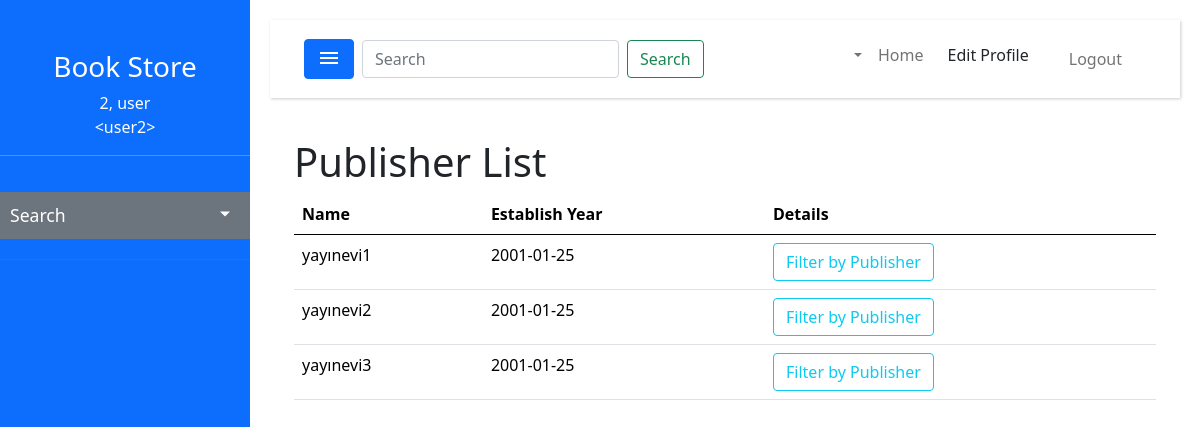
The page /publishers/ (signed in) on the database its author committed.
### publishers/models.py (models this page shows, shortened)
class Publisher(models.Model):
    publisher_name = models.CharField(max_length=100)
    establish_year = models.DateField()

### publishers/views.py (the view)
# urls.py: path('', views.publisher_list, name='publishers'),
@login_required
def publisher_list(request):
    form = PublishForm()
    qs = Publisher.objects.all()
    serializer = PublisherSerializer(qs, many=True)
    if request.method == 'POST':
        form = PublishForm(request.POST)
        if form.is_valid():
            form.save()
            return redirect('publishers')
    template_name = 'publisher_list.html'
    context = {'form': form,
               'qs': serializer.data,
               }
    return render(request, template_name, context)

### publishers/forms.py
class PublishForm(forms.ModelForm):
    publisher_name = forms.CharField(max_length=100)
    establish_year = forms.DateField()
    class Meta:
        model = Publisher
        fields = ("publisher_name", "establish_year")

### books/models.py (called while the page is built)
    def __str__(self):
        return self.book_name

### cart/context_processors.py (called while the page is built)
def cart_context_processor(request):
    cart_items = []
    if request.user.is_authenticated:
        cart_items = Cart.objects.filter(user=request.user)
        serializer = CartSerializer(cart_items, many=True)
        cart_ordered_dicts = serializer.data
        cart_items = [dict(item) for item in cart_ordered_dicts]
    else:
        cart_items = []
    return {'cart': cart_items}

def cart_items_count(request):
    cart_items_count = 0  # Kullanıcı oturumu kapalıysa 0 olarak varsayalım
    if request.user.is_authenticated:
        cart_items_count = Cart.objects.filter(user=request.user).count()
    return {'cart_items_count': cart_items_count}

### publishers/templates/publisher_list.html (shortened to what this page needs)
{% extends 'bootstrap_base.html' %}
{% load static %}
{% block content %}
<div class="container">
        <h1>Publisher List</h1>
<table class="table">
<thead>
<tr>
    <th>Name</th>
    <th>Establish Year</th>
    {% if user.is_authenticated and user.is_staff %}
     <th>Edit</th>
     {% else %}
     <th>Details</th>
      {% endif %}
</tr>
</thead>
<tbody>
<tbody>
{% for publisher in qs %}
<tr>
<td>{{ publisher.publisher_name}}</td>
<td>{{ publisher.establish_year }}</td>
    {% if user.is_staff %}
         <td>
             <a href="{% url 'update_url_publisher' publisher.id %}" class="btn btn-warning">Update</a>
             <a href="{% url 'delete_url_publisher' publisher.id %}" class="btn btn-danger">Delete</a>
         </td>
         {% else %}
        <td>
        <a href="{% url 'filter_url_publisher' publisher.id %}" class="btn btn-outline-info">Filter by Publisher</a>
        </td>
    {% endif %}
{% endfor %}
</tbody>
</table>
{% endblock %}

### templates/bootstrap_base.html (shortened to what this page needs)
<!doctype html>
{% load static %}
{% load i18n %}
{% get_current_language as LANGUAGE_CODE %}
<html lang="{{ LANGUAGE_CODE }}">
<head>
    <link href="{% static 'bootstrap/sidebar-bootstrap.min.css' %}" rel="stylesheet">
    <link href="{% static 'bootstrap/dist/css/bootstrap.min.css' %}" rel="stylesheet"
>
    <link href="{% static 'fonts.css' %}" rel="stylesheet">
    <link href="{% static 'layout.css' %}" rel="stylesheet">
    <link rel="stylesheet" href="{% static '/bootstrap/bootstrap-icons/font/bootstrap-icons.min.css' %}">
</head>
<body>
<div class="page-wrapper">
    {% block page-wrapper %}
    {% block sidebar %}
    <nav id="sidebar">
        <div class="text-center">
            <div class="mb-4">
            </div>
            <h3>Book Store</h3>
            <p>{{ user.last_name|default:"Last Name" }}, {{ user.first_name|default:"First name" }}
                <br/>
                &lt;{{user.username|default:"anonuser"}}&gt;</p>
        </div>
        <hr/>
        <ul class="list-unstyled components">
            <li class="active">
                <a href="#homeSubmenu"
                   data-bs-toggle="collapse"
                   aria-expanded="false"
                   role="button"
                   class="dropdown-toggle">Search</a>
            </li>
        </ul>
    </nav>
    {% endblock %}
    <div id="content">
        {% block navbar %}
        <nav id="navbar-top" class="navbar navbar-expand-sm navbar-light ">
            <div class="container-fluid">
                <button type="button" id="sidebarCollapse" class="btn btn-primary">
                    <img class="mdi-svg" src="{% static 'mdi/menu.svg' %}" type="image/svg+xml"/>
                </button>
                <form class="d-flex mx-2" role="search">
                    <input class="form-control me-2" type="search" placeholder="Search" aria-label="Search">
                    <button class="btn btn-outline-success" type="submit">Search</button>
                </form>
                {% block navbar-links %}
                <div class="collapse navbar-collapse" id="navbarScroll">
                    <ul class="navbar-nav ms-auto">
                        <li class="nav-item dropdown">
                            {% if user.is_authenticated and not user.is_staff %}
                            <a class="nav-link dropdown-toggle" href="#" role="button"
                               data-bs-toggle="dropdown">
                                <i class="bi bi-cart"></i>
                                <i class="bi bi-{{cart_items_count}}-circle-fill">
                                </i>
                            </a>
                            {% endif %}
                        </li>
                    </ul>
                    {% if user.is_authenticated %}
                    <li class="nav-item active">
                        <a class="nav-link" href="{% url 'home' %}">Home</a>
                    </li>
                    {% endif %}
                    <a class="dropdown-item my-1" href="{% url 'edit_profile' %}">
                        Edit Profile</a>
                    {% if user.is_authenticated %}
                    <form class="dropdown-item" action="{% url 'logout' %}" method="post">
                        <button type="submit" class="nav-link">Logout</button>
                    </form>
                    {% endif %}
                </div>
                {% endblock %}
            </div>
        </nav>
        {% endblock %}
        <div id="content-wrapper">
            {% block content %}{% endblock %}
        </div>
    </div>
    {% endblock %}
</div>
</body>
</html>

### static/layout.css (style rules this page uses)
#sidebar a, #sidebar a:hover, #sidebar a:focus { color: inherit; text-decoration: none; transition: all 0.3s; }
#navbar-top { padding: 15px 10px; margin-bottom: 40px; box-shadow: 1px 1px 3px rgba(0, 0, 0, 0.2); }
#sidebar { width: 250px; position: fixed; top: 0; left: 0; height: 100vh; z-index: 999; background: var(--bs-primary); color: #fff; transition: all 0.3s; overflow-y: auto; }
#sidebar ul.components { padding: 20px 0; border-bottom: 1px solid #47748b; }
#sidebar ul li a { padding: 10px; font-size: 1.1em; display: block; }
#sidebar ul li.active>a, a[aria-expanded="true"] { color: #fff; background: var(--bs-secondary); }
#sidebar .dropdown-toggle::after { display: block; position: absolute; right: 20px; transform: translateY(-1em); }
#content { width: calc(100% - 250px); padding: 20px; min-height: 100vh; transition: all 0.3s; position: absolute; top: 0; right: 0; }
.mdi-svg { display: inline-block; font-size: inherit; width: 1.5em; overflow: visible; vertical-align: -.3em; }

### rows shown on the page
Publisher: publisher_name "yayınevi1"
Publisher: publisher_name "yayınevi2"
Publisher: publisher_name "yayınevi3"

### other values the page prints
{{ user.last_name|default:"Last Name" }} "2"
{{ user.first_name|default:"First name" }} "user"
{{ user.username|default:"anonuser" }} "user2"
{{ publisher.establish_year }} "2001-01-25" "2001-01-25" "2001-01-25"
